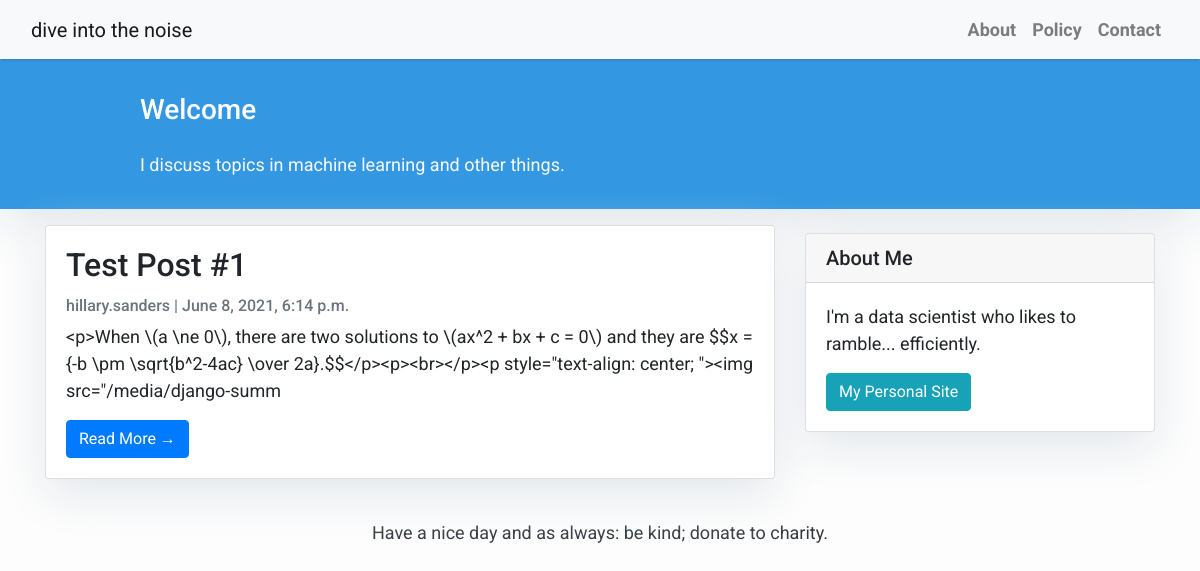
The page / on the database its author committed.
### blog/models.py (models this page shows, shortened)
class Post(models.Model):
    title = models.CharField(max_length=200, unique=True)
    slug = models.SlugField(max_length=200, unique=True)
    author = models.ForeignKey(User, on_delete= models.CASCADE,related_name='blog_posts')
    updated_on = models.DateTimeField(auto_now= True)
    content = models.TextField()
    created_on = models.DateTimeField(auto_now_add=True)
    status = models.IntegerField(choices=STATUS, default=0)
    class Meta:
        ordering = ['-created_on']

### blog/views.py (the view)
# urls.py: path('', views.PostList.as_view(), name='home'),
class PostList(generic.ListView):
    queryset = Post.objects.filter(status=1).order_by('-created_on')
    template_name = 'index.html'

### templates/index.html (shortened to what this page needs)
{% extends "base.html" %}
{% block content %}
<header class="masthead">
    <div class="container">
        <div class="row">
            <div class=" col-md-8 col-md-10 mx-auto">
                <div class="site-heading">
                    <h3 class=" site-heading my-4 mt-3 text-white"> Welcome</h3>
                    <p class="text-light">I discuss topics in machine learning and other things. &nbsp
                    </p>
                </div>
            </div>
        </div>
    </div>
</header>
<div class="container">
    <div class="row">
        <div class="col-md-8 mt-3 left">
            {% for post in post_list %}
            <div class="card mb-4">
                <div class="card-body">
                    <h2 class="card-title">{{ post.title }}</h2>
                    <p class="card-text text-muted h6">{{ post.author }} | {{ post.created_on}} </p>
                    <p class="card-text">{{post.content|slice:":200" }}</p>
                    <a href="{% url 'post_detail' post.slug  %}" class="btn btn-primary">Read More &rarr;</a>
                </div>
            </div>
            {% endfor %}
        </div>
        {% block sidebar %} {% include 'sidebar.html' %} {% endblock sidebar %}
    </div>
</div>
{%endblock%}

### templates/base.html (style rules this page uses)
body { font-family: "Roboto", sans-serif; font-size: 17px; background-color: #fdfdfd; }
.masthead { background: #3398E1; height: auto; padding-bottom: 15px; box-shadow: 0 16px 48px #E3E7EB; padding-top: 10px; }

### templates/index.html (style rules this page uses)
body { font-family: "Roboto", sans-serif; font-size: 18px; background-color: #fdfdfd; }
.card { box-shadow: 0 16px 48px #E3E7EB; }

### templates/sidebar.html (style rules this page uses)
.card { box-shadow: 0 16px 48px #E3E7EB; }

### rows shown on the page
Post: title "Test Post #1", author "hillary.sanders", created_on "June 8, 2021, 6:14 p.m.", content "<p>When \\(a \\ne 0\\), there are two solutions to \\(ax^2 + bx + c = 0\\) and they are $$x = {-b \\pm \\sqrt{b^2-4ac} \\over 2a}.$$</p><p><br></p><p style=\"text-align: center; \"><img src=\"/media/django-summ"
